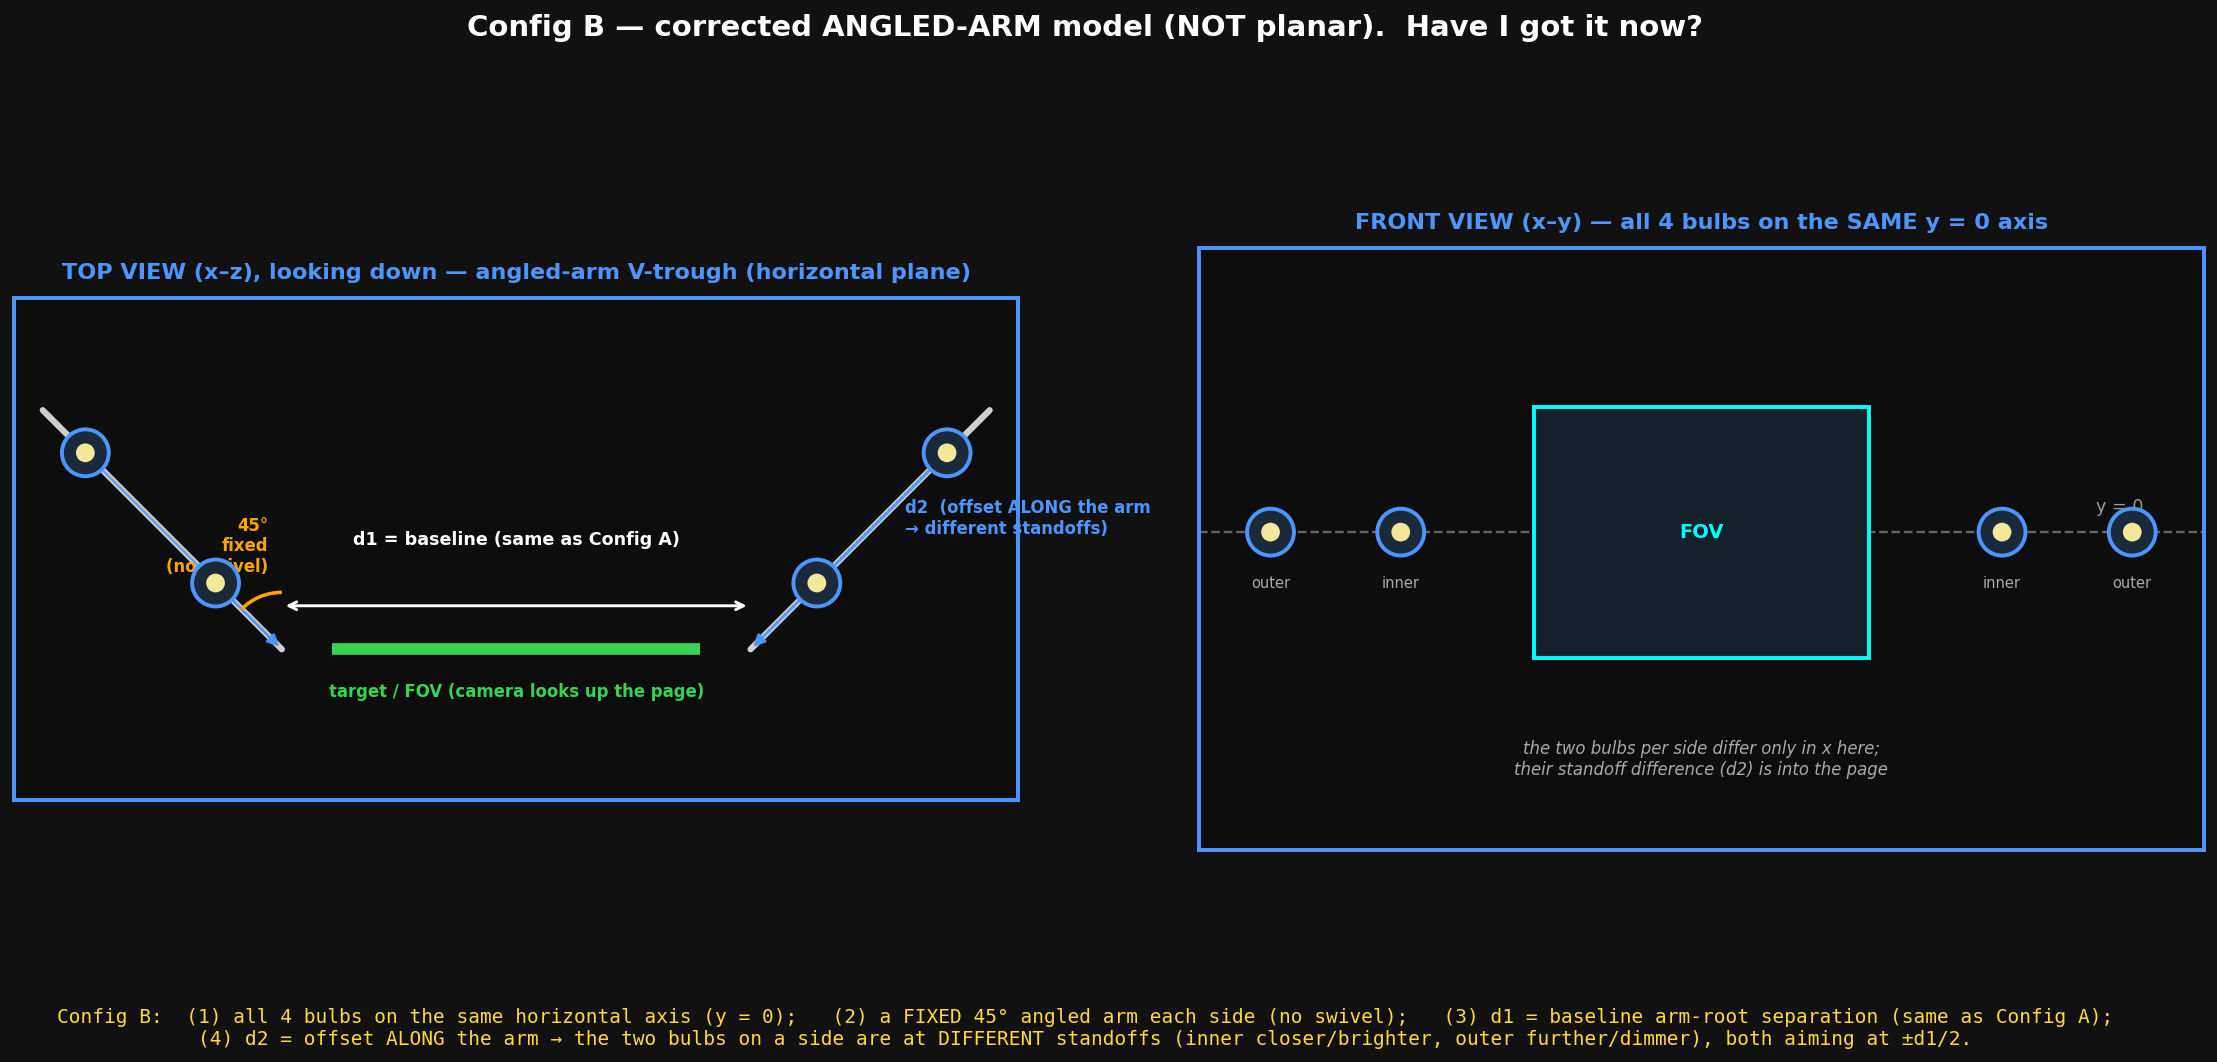

Python code for this plot:
"""
Understanding check for Config B — ANGLED-ARM V-trough (corrected).

Config B is NOT the planar swivel fixture of Config A. It is the original
angled-arm model:

  * All 4 bulbs sit on the SAME horizontal axis (y = 0, the camera centreline).
  * There is a fixed angled ARM on each side; the bulbs are mounted on the arm.
  * The arm is at a FIXED 45 deg — there is NO swivel.
  * d1 = horizontal baseline (separation of the two arm roots) — SAME as Config A.
  * d2 = offset between the two bulbs measured ALONG the angled arm, so the inner
         bulb is closer to the target and the outer bulb is further (the two
         bulbs are at DIFFERENT standoffs).

Because the arm (45 deg) is parallel to each bulb's fixed beam axis (45 deg),
both bulbs on a side aim at the same target line (+-d1/2); d2 changes only their
relative standoff -> inner = smaller/brighter footprint, outer = larger/dimmer.

Two views:
  LEFT  — TOP view (x-z), looking down: the V-trough in the horizontal plane —
          green target strip (d1), two 45 deg arms, 2 bulbs each spaced d2 along
          the arm at different standoffs.
  RIGHT — FRONT view (x-y): shows all 4 bulbs lying on the same y = 0 axis.

Schematic only (normalised units).
"""

import os
import numpy as np
import matplotlib
matplotlib.use("Agg")
import matplotlib.pyplot as plt
import matplotlib.gridspec as mgridspec
from matplotlib.patches import Rectangle, Circle, FancyArrowPatch, Arc

REPO_ROOT = os.path.dirname(os.path.abspath(__file__))
OUT_PNG   = os.path.join(REPO_ROOT, "06b_config_b_arm_check.png")

ACCENT = "#4d96ff"      # Config B colour
INV2   = 1.0/np.sqrt(2.0)

# schematic dimensions (normalised units)
D1H = 0.70              # half of d1 (arm-root half-separation, horizontal)
S0  = 0.28              # inner bulb distance up the arm from the root
D2  = 0.55              # along-arm offset between the two bulbs

fig = plt.figure(figsize=(17, 8.5))
fig.patch.set_facecolor("#111111")
gs = mgridspec.GridSpec(1, 2, figure=fig, left=0.05, right=0.97,
                        top=0.80, bottom=0.20, wspace=0.18)

def style(ax):
    ax.set_facecolor("#0d0d0d"); ax.set_aspect("equal")
    ax.set_xticks([]); ax.set_yticks([])
    for sp in ax.spines.values():
        sp.set_edgecolor(ACCENT); sp.set_linewidth(2.0)

def bulb(ax, x, y, r=0.07):
    ax.add_patch(Circle((x, y), r, fc="#1a2a3a", ec=ACCENT, lw=2.0, zorder=6))
    ax.add_patch(Circle((x, y), r*0.4, fc="#fff2a0", ec="none", alpha=0.95, zorder=7))

# bulb positions along each arm (x, z) for the TOP view ----------------------
def arm_bulbs(side):
    """side = +1 (right) / -1 (left). Returns [(inner), (outer)] in (x, z)."""
    root = (side*D1H, 0.0)
    out  = []
    for s in (S0, S0 + D2):
        out.append((root[0] + side*s*INV2, root[1] + s*INV2))
    return root, out

# ============================ LEFT: TOP VIEW =================================
ax1 = fig.add_subplot(gs[0, 0]); style(ax1)
ax1.set_title("TOP VIEW (x–z), looking down — angled-arm V-trough (horizontal plane)",
              color=ACCENT, fontsize=11.5, fontweight="bold", pad=10)

# target / FOV strip at z = 0
ax1.plot([-0.55, 0.55], [0, 0], color="#39d353", lw=6, zorder=4,
         solid_capstyle="butt")
ax1.text(0, -0.10, "target / FOV (camera looks up the page)", ha="center",
         va="top", color="#39d353", fontsize=8.5, fontweight="bold")

for side in (+1, -1):
    root, (inner, outer) = arm_bulbs(side)
    # the fixed angled arm (root -> beyond outer bulb)
    tip = (root[0] + side*(S0+D2+0.18)*INV2, (S0+D2+0.18)*INV2)
    ax1.plot([root[0], tip[0]], [root[1], tip[1]], color="#cfcfcf", lw=3.2,
             zorder=2, solid_capstyle="round")
    # bulbs + beams back to the common aim point (the root) at fixed 45 deg
    for (bx, bz) in (inner, outer):
        ax1.add_patch(FancyArrowPatch((bx, bz), root, arrowstyle="-|>",
                                      color=ACCENT, mutation_scale=12, lw=1.3,
                                      alpha=0.8, zorder=4))
        bulb(ax1, bx, bz)
    # d2 along the arm (right side only)
    if side == +1:
        ax1.annotate("", xy=outer, xytext=inner,
                     arrowprops=dict(arrowstyle="<->", color=ACCENT, lw=1.4))
        mx, mz = (inner[0]+outer[0])/2, (inner[1]+outer[1])/2
        ax1.text(mx+0.07, mz, "d2  (offset ALONG the arm\n→ different standoffs)",
                 color=ACCENT, fontsize=8.5, fontweight="bold", va="center", ha="left")
    # 45 deg fixed arc (left side only) between the target normal (+z) and arm
    if side == -1:
        ax1.add_patch(Arc(root, 0.34, 0.34, theta1=90, theta2=135,
                          color="orange", lw=1.8, zorder=6))
        ax1.text(root[0]-0.04, 0.22, "45°\nfixed\n(no swivel)", color="orange",
                 fontsize=8.5, fontweight="bold", ha="right", va="bottom")

# d1 baseline (between the two arm roots)
ax1.annotate("", xy=(D1H, 0.13), xytext=(-D1H, 0.13),
             arrowprops=dict(arrowstyle="<->", color="white", lw=1.5))
ax1.text(0, 0.30, "d1 = baseline (same as Config A)",
         ha="center", va="bottom", color="white", fontsize=9, fontweight="bold")

ax1.set_xlim(-1.5, 1.5)
ax1.set_ylim(-0.45, 1.05)

# ============================ RIGHT: FRONT VIEW ==============================
ax2 = fig.add_subplot(gs[0, 1]); style(ax2)
ax2.set_title("FRONT VIEW (x–y) — all 4 bulbs on the SAME y = 0 axis",
              color=ACCENT, fontsize=11.5, fontweight="bold", pad=10)

# FOV box centred
ax2.add_patch(Rectangle((-0.5, -0.375), 1.0, 0.75, fc="#16222b",
                        ec="cyan", lw=2.0, zorder=3))
ax2.text(0, 0.0, "FOV", ha="center", va="center", color="cyan",
         fontsize=10, fontweight="bold", zorder=4)

# the y = 0 centreline
ax2.axhline(0, color="#666666", lw=1.2, ls="--", zorder=2)
ax2.text(1.32, 0.05, "y = 0", color="#999999", fontsize=9, va="bottom", ha="right")

# 4 bulbs projected onto y = 0 at their x positions (inner + outer, both sides)
for side in (+1, -1):
    _, (inner, outer) = arm_bulbs(side)
    for (bx, _bz), tag in ((inner, "inner"), (outer, "outer")):
        bulb(ax2, bx, 0.0)
        ax2.text(bx, -0.13, tag, ha="center", va="top", color="#aaaaaa",
                 fontsize=7.5)

ax2.text(0, -0.62, "the two bulbs per side differ only in x here;\n"
                   "their standoff difference (d2) is into the page",
         ha="center", va="top", color="#aaaaaa", fontsize=8.5, style="italic")

ax2.set_xlim(-1.5, 1.5)
ax2.set_ylim(-0.95, 0.85)

# ============================ header + footer ================================
fig.suptitle("Config B — corrected ANGLED-ARM model (NOT planar).  Have I got it now?",
             color="white", fontsize=15, fontweight="bold", y=0.95)

fig.text(0.5, 0.115,
         "Config B:  (1) all 4 bulbs on the same horizontal axis (y = 0);   "
         "(2) a FIXED 45° angled arm each side (no swivel);   (3) d1 = baseline arm-root separation (same as Config A);\n"
         "(4) d2 = offset ALONG the arm → the two bulbs on a side are at DIFFERENT standoffs (inner closer/brighter, outer further/dimmer), both aiming at ±d1/2.",
         ha="center", va="top", color="#ffd93d", fontsize=10, family="monospace")

fig.savefig(OUT_PNG, dpi=140, bbox_inches="tight", facecolor=fig.get_facecolor())
plt.close(fig)
print(f"Saved: {OUT_PNG}")
